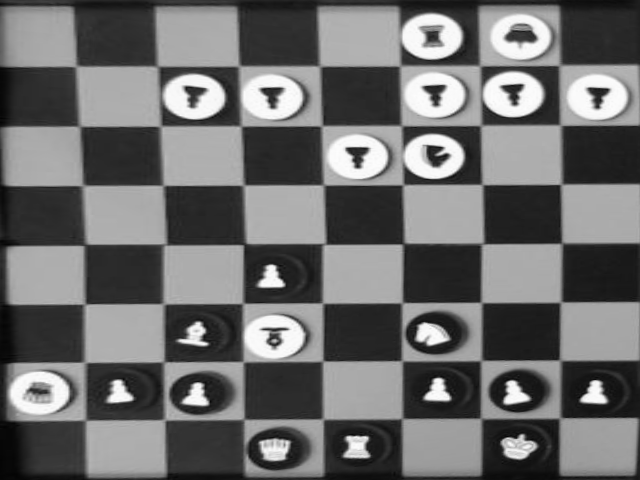
#> input picture images/board.png, 640 x 480 px
$ python -i vision.py   (imports and definitions only)   (older library calls are emulated)
#> lines starting #> are read from the running program, lines starting #| are printed output that depends on the picture; after the words box and inside, x2 and y2 are one past the last pixel; in counts of white or black regions, pixels touching at a corner belong together
#> further down, picture is the input picture: shape (480, 640, 3); min 3, max 253, mean 109
from enum import Enum
from collections import namedtuple

import cv2
import numpy as np

from exceptions import ChessboardNotFoundError


# width, height = 1280, 720
width, height = 640, 480

Point = namedtuple("Point", ["x", "y"])


# Colors in BGR mode, used by opencv.
class Colors(Enum):
    white = (255, 255, 255)
    black = (0, 0, 0)
    blue = (255, 0, 0)
    green = (0, 255, 0)
    red = (0, 0, 255)


# The "type" of a piece is the color of the pattern, not the background.
class SquareType(Enum):
    empty = 0
    white = 1
    black = 2

    # [120 lines left out: functions __str__, find_corners, transform, not called in this run]


# Return the square type of the given of image(usually a crop of the origial).
def detect_square_type(image):
    # Crop the edges away.
    h, w, _ = image.shape
#> h = 480; w = 640
    image = image[int(h * 0.15) : int(h * 0.85), int(w * 0.15) : int(w * 0.85)]
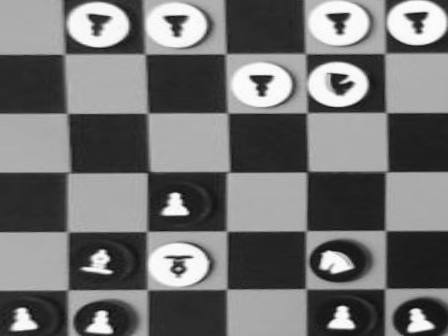
#> image: shape (336, 448, 3); min 8, max 253, mean 114.7

    # Convert the image to black & white
    image = cv2.cvtColor(image, cv2.COLOR_BGR2GRAY)
#> image: shape (336, 448)
    _, image = cv2.threshold(image, 125, 255, cv2.THRESH_BINARY)
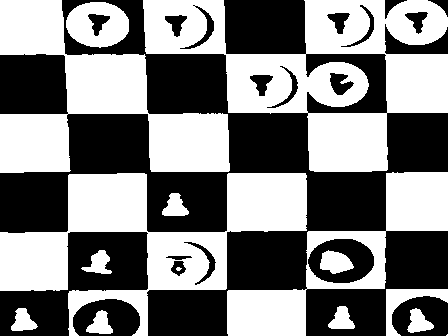
#> image: shape (336, 448); 50.1% white; 20 black regions, largest, box (x1, y1, x2, y2) and area: (0, 0, 448, 336) 59218, (0, 232, 148, 336) 6939, (308, 239, 374, 283) 1753

    # Algorithm:
    # First, check if the square is empty.
    # Then, floodfill black.
    # If the square is now empty, this must be a black piece.
    # Finally, floodfill white.
    # If the square is now empty, this must be a white piece.
    # Otherwise, this must be a black piece.

    def is_empty(image):
        percentage = cv2.countNonZero(image) / (image.size)
#> percentage = 0.501
        # print(percentage)
        return percentage < 0.05 or percentage > 0.95

    def floodfill(image, color):
        h, w = image.shape
#> h = 336; w = 448
        mask = np.zeros((h + 2, w + 2), np.uint8)
        seeds = [
            (0, 0),
            (w - 1, 0),
            (0, h - 1),
            (w - 1, h - 1),
        ]
#> seeds = [(0, 0), (447, 0), (0, 335), (447, 335)]
        for seed in seeds:
            cv2.floodFill(image, mask, seed, color.value)
#> this loop made 4 passes
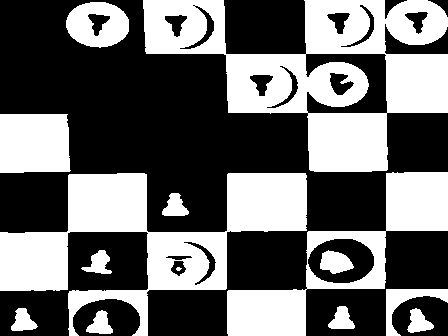
#> image: shape (336, 448); 41.5% white; 14 white regions (1 under 20 px), largest, box (x1, y1, x2, y2) and area: (143, 0, 448, 172) 24085, (0, 173, 307, 336) 18909, (227, 172, 448, 336) 9548

    if is_empty(image):
        return SquareType.empty

    floodfill(image, Colors.black)
    if is_empty(image):
        return SquareType.black

    floodfill(image, Colors.white)
#> the loop in floodfill (call 2), `for seed in seeds:` made 4 passes
#> after the loop in floodfill (call 2), `for seed in seeds:`:
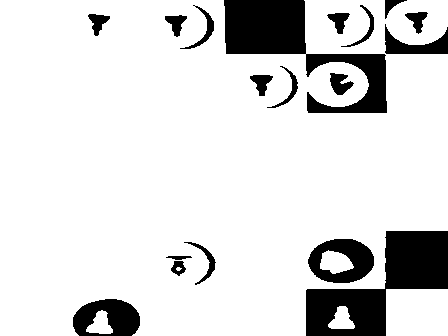
#> image: shape (336, 448); 86% white; 18 black regions, largest, box (x1, y1, x2, y2) and area: (306, 231, 448, 336) 6987, (224, 0, 387, 113) 6805, (308, 239, 374, 283) 1753
    if is_empty(image):
        return SquareType.white
    else:
        return SquareType.black


# Recognize the chessboard in the image, and returns the coresponding position.
# A position is an 8x8 array of SquareType.
# [21 lines left out: function get_position_from_image, not called in this run]

>>> import cv2
>>> picture = cv2.imread('images/board.png')
>>> result = detect_square_type(picture)

$ run again, on images/camera.png
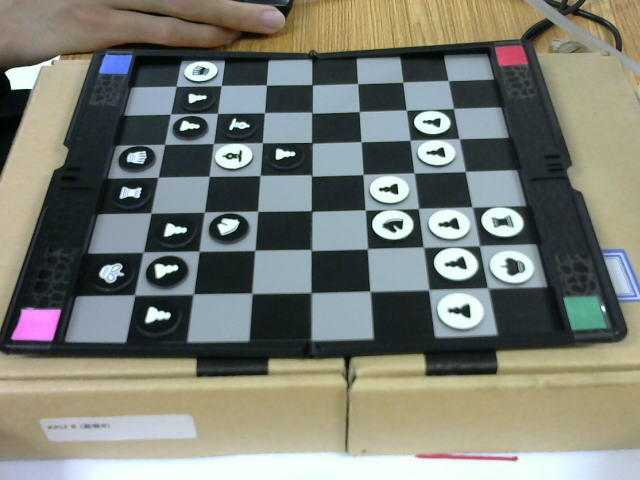
#> input picture images/camera.png, 640 x 480 px
#> picture is the input picture: shape (480, 640, 3); mean B, G, R 117, 126.1, 122.9
#> percentage = 0.497
#> in floodfill, `h, w = image.shape`: h = 336; w = 448
#> seeds = [(0, 0), (447, 0), (0, 335), (447, 335)]
#> the loop in floodfill, `for seed in seeds:` made 4 passes
#> after the loop in floodfill, `for seed in seeds:`:
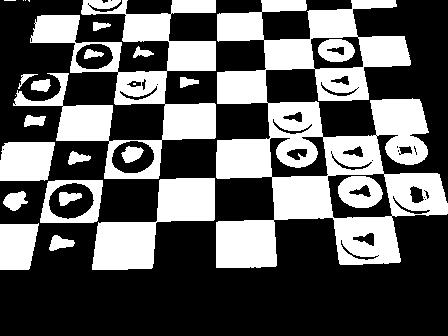
#> image: shape (336, 448); 36.7% white; 26 white regions (6 under 20 px), largest, box (x1, y1, x2, y2) and area: (216, 0, 448, 268) 28791, (13, 0, 216, 179) 12598, (92, 178, 215, 270) 5290
#> the loop in floodfill (call 2), `for seed in seeds:` made 4 passes
#> after the loop in floodfill (call 2), `for seed in seeds:`:
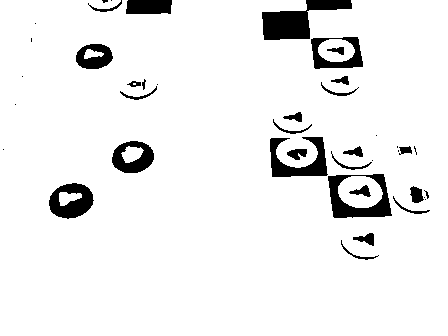
#> image: shape (336, 448); 93.5% white; 42 black regions (16 under 20 px), largest, box (x1, y1, x2, y2) and area: (262, 0, 352, 40) 1730, (328, 174, 392, 218) 1290, (270, 137, 328, 177) 1133
